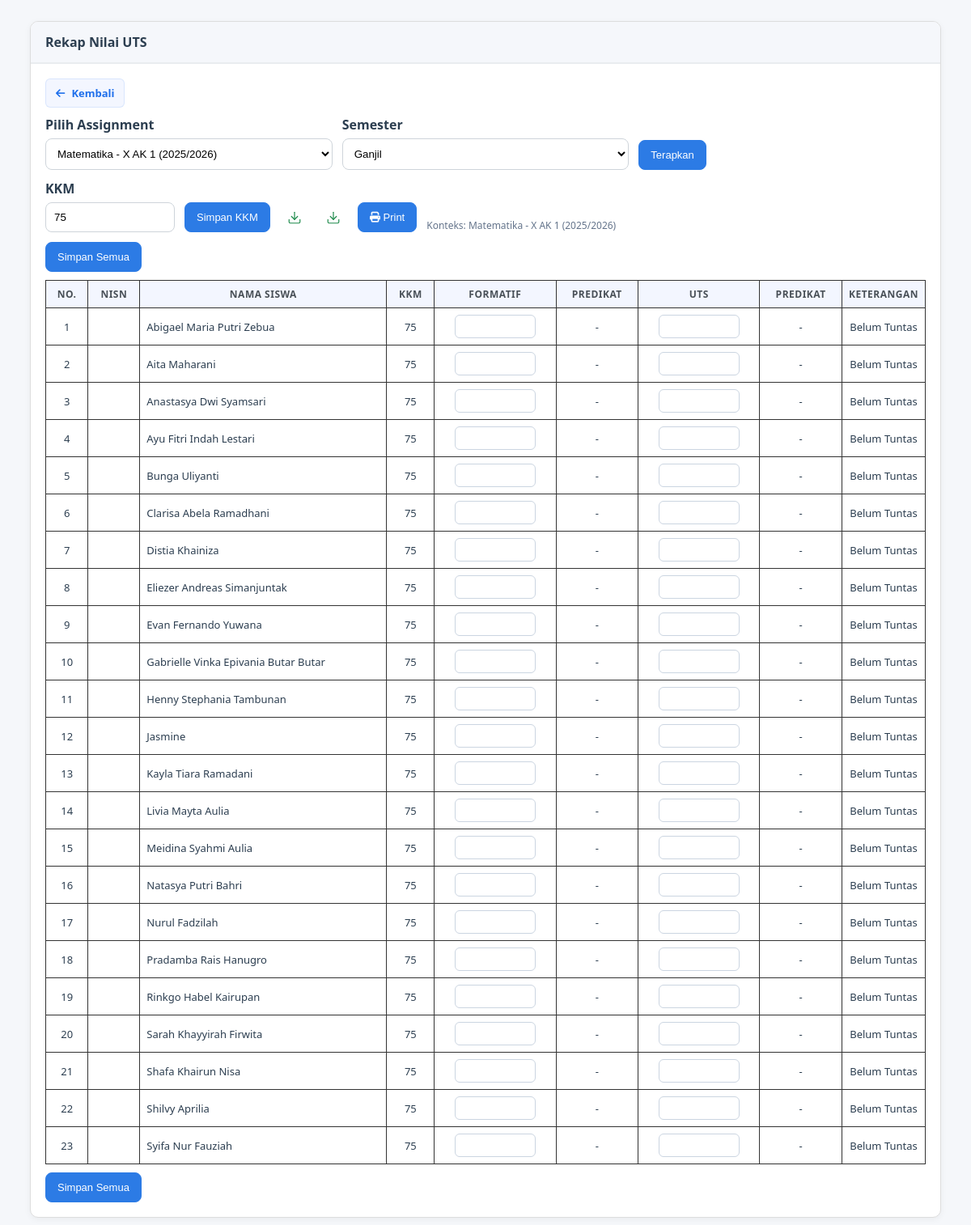
The app's page /guru/nilai/rekap_uts.php?assignment_id=104 (signed in) with its own data.
### tables this page shows
CREATE TABLE `assignment_guru` (
  `id` int(11) NOT NULL,
  `guru_id` int(11) NOT NULL,
  `mapel_id` int(11) NOT NULL,
  `kelas_id` int(11) NOT NULL,
  `tahun_ajaran_id` int(11) NOT NULL,
  `kkm` int(11) DEFAULT NULL,
  `created_at` timestamp NOT NULL DEFAULT current_timestamp(),
  `updated_at` timestamp NOT NULL DEFAULT current_timestamp() ON UPDATE current_timestamp()
);

CREATE TABLE `mata_pelajaran` (
  `id` int(11) NOT NULL,
  `kode_mapel` varchar(20) NOT NULL,
  `nama_mapel` varchar(100) NOT NULL,
  `kategori` enum('Umum','Produktif','Muatan Lokal') NOT NULL,
  `created_at` timestamp NOT NULL DEFAULT current_timestamp(),
  `updated_at` timestamp NOT NULL DEFAULT current_timestamp() ON UPDATE current_timestamp()
);

CREATE TABLE `kelas` (
  `id` int(11) NOT NULL,
  `tingkat` enum('X','XI','XII') NOT NULL,
  `jurusan_id` int(11) NOT NULL,
  `rombel` int(2) NOT NULL,
  `nama_kelas` varchar(50) NOT NULL,
  `wali_kelas_id` int(11) DEFAULT NULL,
  `created_at` timestamp NOT NULL DEFAULT current_timestamp(),
  `updated_at` timestamp NOT NULL DEFAULT current_timestamp() ON UPDATE current_timestamp()
);

CREATE TABLE `tahun_ajaran` (
  `id` int(11) NOT NULL,
  `nama_tahun_ajaran` varchar(20) NOT NULL,
  `semester` enum('1','2') NOT NULL DEFAULT '1',
  `tanggal_mulai` date NOT NULL,
  `tanggal_selesai` date NOT NULL,
  `is_active` tinyint(1) NOT NULL DEFAULT 0,
  `created_at` timestamp NOT NULL DEFAULT current_timestamp(),
  `updated_at` timestamp NOT NULL DEFAULT current_timestamp() ON UPDATE current_timestamp()
);

CREATE TABLE `users` (
  `id` int(11) NOT NULL,
  `username` varchar(50) NOT NULL,
  `password` varchar(255) NOT NULL,
  `nama_lengkap` varchar(100) NOT NULL,
  `email` varchar(100) DEFAULT NULL,
  `no_whatsapp` varchar(20) DEFAULT NULL,
  `role` enum('admin','guru','siswa') NOT NULL,
  `kode_guru` varchar(20) DEFAULT NULL,
  `nuptk` varchar(20) DEFAULT NULL,
  `nisn` varchar(20) DEFAULT NULL,
  `kelas_id` int(11) DEFAULT NULL,
  `foto` varchar(255) DEFAULT NULL,
  `is_active` tinyint(1) NOT NULL DEFAULT 1,
  `created_at` timestamp NOT NULL DEFAULT current_timestamp(),
  `updated_at` timestamp NOT NULL DEFAULT current_timestamp() ON UPDATE current_timestamp()
);

### config/database.php (called while the page is built, shortened)
<?php
$DB_HOST = '127.0.0.1';
$DB_USER = 'root';
$DB_PASS = '';
$DB_NAME = 'lms_kgb2';
$conn = mysqli_connect($DB_HOST, $DB_USER, $DB_PASS, $DB_NAME);
mysqli_set_charset($conn, 'utf8mb4');
function db() {
    global $conn;
    return $conn;
}
function escape_string($str) {
    return mysqli_real_escape_string(db(), $str);
}
function query($sql) {
    $result = mysqli_query(db(), $sql);
    return $result;
}
function fetch_assoc($result) {
    return $result ? mysqli_fetch_assoc($result) : null;
}
function fetch_all($result) {
    return $result ? mysqli_fetch_all($result, MYSQLI_ASSOC) : [];
}
?>

### guru/nilai/rekap_uts.php (the view, shortened to what this page needs)
<?php
require_once __DIR__ . '/../../config/database.php';
$guru_id = (int)($_SESSION['user_id'] ?? 0);
function get_assignments_guru_rekap($guru_id){
    $sql = "SELECT ag.id, ag.kkm, ag.kelas_id, ag.mapel_id, ag.tahun_ajaran_id,
                   k.nama_kelas, mp.nama_mapel, ta.nama_tahun_ajaran
            FROM assignment_guru ag
            JOIN kelas k ON k.id = ag.kelas_id
            JOIN mata_pelajaran mp ON mp.id = ag.mapel_id
            JOIN tahun_ajaran ta ON ta.id = ag.tahun_ajaran_id
            WHERE ag.guru_id = ".(int)$guru_id."
            ORDER BY ta.id DESC, k.nama_kelas ASC, mp.nama_mapel ASC";
    return fetch_all(query($sql));
}
function to_predikat($nilai){ if ($nilai === null) return '-'; $n=(float)$nilai; if($n>=85)return 'A'; if($n>=75)return 'B'; if($n>=60)return 'C'; return 'D'; }
function fetch_kontext($assignment_id){
    $res = query("SELECT ag.*, k.nama_kelas, mp.nama_mapel, ta.nama_tahun_ajaran
                  FROM assignment_guru ag
                  JOIN kelas k ON k.id=ag.kelas_id
                  JOIN mata_pelajaran mp ON mp.id=ag.mapel_id
                  JOIN tahun_ajaran ta ON ta.id=ag.tahun_ajaran_id
                  WHERE ag.id=".(int)$assignment_id." LIMIT 1");
    return $res ? fetch_assoc($res) : null;
}
function fetch_siswa_kelas($kelas_id){
    $sql = "SELECT u.id, u.nama_lengkap, u.nisn FROM users u WHERE u.role='siswa' AND u.kelas_id=".(int)$kelas_id." ORDER BY u.nama_lengkap";
    return fetch_all(query($sql));
}
function nilai_formatif($siswa_id,$mapel_id,$kelas_id,$tahun_ajaran_id,$semester){
    $sql = "SELECT ROUND(AVG(n.nilai),2) AS avg_val FROM nilai n WHERE n.siswa_id={$siswa_id} AND n.mapel_id={$mapel_id} AND n.kelas_id={$kelas_id} AND n.tahun_ajaran_id={$tahun_ajaran_id} AND n.semester='".escape_string($semester)."' AND n.jenis_penilaian IN ('Tugas','Quiz','Harian')";
    $res=query($sql); $row=$res?fetch_assoc($res):null; return $row&&$row['avg_val']!==null? (float)$row['avg_val']: null;
}
function nilai_uts($siswa_id,$mapel_id,$kelas_id,$tahun_ajaran_id,$semester){
    $sql = "SELECT ROUND(AVG(n.nilai),2) AS avg_val FROM nilai n WHERE n.siswa_id={$siswa_id} AND n.mapel_id={$mapel_id} AND n.kelas_id={$kelas_id} AND n.tahun_ajaran_id={$tahun_ajaran_id} AND n.semester='".escape_string($semester)."' AND n.jenis_penilaian='UTS'";
    $res=query($sql); $row=$res?fetch_assoc($res):null; return $row&&$row['avg_val']!==null? (float)$row['avg_val']: null;
}
$assignments = get_assignments_guru_rekap($guru_id);
$assignment_id = isset($_GET['assignment_id'])? (int)$_GET['assignment_id'] : 0;
$semester = isset($_GET['semester']) && in_array($_GET['semester'], ['Ganjil','Genap'], true) ? $_GET['semester'] : 'Ganjil';
$ctx = $assignment_id>0? fetch_kontext($assignment_id): null;
$kkm_val = 75; if ($ctx && (int)$ctx['kkm']>0) $kkm_val=(int)$ctx['kkm'];
?>
<!DOCTYPE html>
<html lang="id">
<head>
  <link rel="stylesheet" href="../../assets/css/style.css">
</head>
<body>
  <div class="container">
    <div class="card">
      <div class="card-header">Rekap Nilai UTS</div>
      <div class="card-body">
        <div style="margin-bottom:10px"><a class="btn back-btn" href="../dashboard.php" onclick="var href=this.getAttribute('href'); document.body.style.transition='opacity .22s'; document.body.style.opacity=0; setTimeout(function(){ if (history.length>1) { history.back(); } else { window.location=href; } },220); return false;"><i class="fas fa-arrow-left" aria-hidden="true"></i> Kembali</a></div>
        <?php if (!$assignments): ?>
            <div class="muted">Anda belum memiliki assignment. Minta admin untuk menambahkan assignment_guru.</div>
        <?php else: ?>
        <form method="get" action="rekap_uts.php" class="row" style="align-items:flex-end;margin-bottom:12px">
          <div class="col">
            <label>Pilih Assignment</label>
            <select name="assignment_id" required>
              <?php foreach ($assignments as $a): $sel = ($assignment_id==(int)$a['id'])? 'selected':''; ?>
                <option value="<?php echo (int)$a['id']; ?>" <?php echo $sel; ?>><?php echo htmlspecialchars(($a['nama_mapel'].' - '.$a['nama_kelas'].' ('.$a['nama_tahun_ajaran'].')') ?? ''); ?></option>
              <?php endforeach; ?>
            </select>
          </div>
          <div class="col">
            <label>Semester</label>
            <select name="semester">
              <option value="Ganjil" <?php echo $semester==='Ganjil'?'selected':''; ?>>Ganjil</option>
            </select>
          </div>
          <div class="col"><button class="btn" type="submit">Terapkan</button></div>
        </form>
        <?php if ($ctx): ?>
          <form method="post" enctype="multipart/form-data" class="row" style="align-items:flex-end;margin-bottom:12px; gap:12px">
            <div class="col" style="max-width:160px">
              <label>KKM</label>
              <input type="number" name="kkm" value="<?php echo (int)$kkm_val; ?>" min="1" max="100" required />
            </div>
            <div class="col" style="flex:0 0 auto"><button class="btn" type="submit" name="save_kkm" value="1">Simpan KKM</button></div>
            <div class="col" style="flex:0 0 auto"><a class="btn" title="Download sebagai XLS" href="rekap_uts.php?assignment_id=<?php echo (int)$assignment_id; ?>&semester=<?php echo urlencode($semester); ?>&export=1"><i class="fas fa-file-excel" aria-hidden="true"></i> XLS</a></div>
            <div class="col" style="flex:0 0 auto"><a class="btn" title="Download sebagai CSV" href="rekap_uts.php?assignment_id=<?php echo (int)$assignment_id; ?>&semester=<?php echo urlencode($semester); ?>&export_csv=1"><i class="fas fa-file-csv" aria-hidden="true"></i> CSV</a></div>
            <div class="col" style="flex:0 0 auto"><button class="btn" type="button" title="Cetak" onclick="window.print()"><i class="fas fa-print" aria-hidden="true"></i> Print</button></div>
            <div class="col" style="flex:1 1 auto"><div class="muted">Konteks: <?php echo htmlspecialchars(($ctx['nama_mapel'].' - '.$ctx['nama_kelas'].' ('.$ctx['nama_tahun_ajaran'].')') ?? ''); ?></div></div>
          </form>
          <?php $siswa_list = fetch_siswa_kelas((int)$ctx['kelas_id']); ?>
          <form method="post">
            <div style="margin-bottom:10px"><button class="btn" type="submit" name="save_bulk" value="1">Simpan Semua</button></div>
          <div class="scroll-x">
            <table class="table" id="rekap-uts-table" data-kkm="<?php echo (int)$kkm_val; ?>">
              <thead>
                <tr>
                  <th>No.</th><th>NISN</th><th>Nama Siswa</th><th>KKM</th><th>Formatif</th><th>Predikat</th><th>UTS</th><th>Predikat</th><th>Keterangan</th>
                </tr>
              </thead>
              <tbody>
                <?php if (!$siswa_list): ?>
                  <tr><td colspan="9" style="text-align:center">Tidak ada siswa pada kelas ini.</td></tr>
                <?php else: $no=1; foreach ($siswa_list as $s):
                $nis = $s['nisn'] ?: '';
                $fmt = nilai_formatif((int)$s['id'], (int)$ctx['mapel_id'], (int)$ctx['kelas_id'], (int)$ctx['tahun_ajaran_id'], $semester);
                $uts = nilai_uts((int)$s['id'], (int)$ctx['mapel_id'], (int)$ctx['kelas_id'], (int)$ctx['tahun_ajaran_id'], $semester);
                $ket = ($fmt!==null && $uts!==null && $fmt>=$kkm_val && $uts>=$kkm_val) ? 'Tuntas' : 'Belum Tuntas';
                ?>
                  <tr>
                    <td style="text-align:center"><?php echo $no++; ?></td>
                    <td><?php echo htmlspecialchars(($nis) ?? ''); ?></td>
                    <td><?php echo htmlspecialchars(($s['nama_lengkap']) ?? ''); ?></td>
                    <td style="text-align:center"><?php echo (int)$kkm_val; ?></td>
                    <td style="text-align:center"><input class="in-fmt" data-sid="<?php echo (int)$s['id']; ?>" type="number" step="0.01" min="0" max="100" name="formatif[<?php echo (int)$s['id']; ?>]" value="<?php echo $fmt!==null? htmlspecialchars(number_format($fmt,2,'.','')) : ''; ?>" style="width:100px;padding:6px;border:1px solid #cbd5e1;border-radius:6px;text-align:right"></td>
                    <td style="text-align:center" class="pred-fmt" data-sid="<?php echo (int)$s['id']; ?>"><?php echo htmlspecialchars((to_predikat($fmt) ?? '')); ?></td>
                    <td style="text-align:center"><input class="in-uts" data-sid="<?php echo (int)$s['id']; ?>" type="number" step="0.01" min="0" max="100" name="uts[<?php echo (int)$s['id']; ?>]" value="<?php echo $uts!==null? htmlspecialchars(number_format($uts,2,'.','')) : ''; ?>" style="width:100px;padding:6px;border:1px solid #cbd5e1;border-radius:6px;text-align:right"></td>
                    <td style="text-align:center" class="pred-uts" data-sid="<?php echo (int)$s['id']; ?>"><?php echo htmlspecialchars((to_predikat($uts) ?? '')); ?></td>
                    <td style="text-align:center" class="ket" data-sid="<?php echo (int)$s['id']; ?>"><?php echo htmlspecialchars(($ket) ?? ''); ?></td>
                  </tr>
                <?php endforeach; endif; ?>
              </tbody>
            </table>
          </div>
            <div style="margin-top:10px"><button class="btn" type="submit" name="save_bulk" value="1">Simpan Semua</button></div>
          </form>
        <?php endif; ?>
        <?php endif; ?>
      </div>
    </div>
  </div>
</body>
</html>

### assets/css/style.css (style rules this page uses)
* { margin: 0; padding: 0; box-sizing: border-box; }
html, body { height: 100%; }
body { font-family: 'Segoe UI', Tahoma, Geneva, Verdana, sans-serif; background: #f5f7fa; color: #2c3e50; }
html, body { -webkit-text-size-adjust: 100%; -ms-text-size-adjust: 100%; }
.card { background: #fff; border-radius: 6px; box-shadow: 0 1px 3px rgba(0,0,0,0.06); margin-bottom: 20px; overflow: hidden; }
.card-header { background: #fff; color: #2c3e50; padding: 18px 22px; border-bottom: 2px solid #e9ecef; }
.card-body { padding: 22px; }
.btn { padding: 9px 18px; border: none; border-radius: 5px; cursor: pointer; text-decoration: none; display: inline-block; font-size: 13px; transition: all 0.2s ease; font-weight: 500; }
.scroll-x { overflow-x: auto; -webkit-overflow-scrolling: touch; }
img, .card, .slide img { max-width: 100%; height: auto; }
table { width: 100%; border-collapse: collapse; }
table thead { background: #f8f9fa; color: #2c3e50; }
table th { padding: 13px 15px; text-align: left; font-weight: 600; font-size: 12px; text-transform: uppercase; letter-spacing: 0.5px; color: #495057; }
table tbody tr { border-bottom: 1px solid #e9ecef; transition: background 0.15s ease; }
table td { padding: 13px 15px; font-size: 13px; }
.icon-btn, .action-btn, .table .actions .btn, .table td:last-child .btn { display: inline-block !important; width: 36px !important; height: 36px !important; padding: 0 !important; margin: 0 !important; border-radius: 8px !important; text-indent: -9999px !important; overflow: hidden !important; position: relative !important; background: transparent !important; border: none !important; }
.icon-btn::before, .action-btn::before, .table .actions .btn::before { content: ''; position: absolute; inset: 0; display: grid; place-items: center; background-repeat: no-repeat; background-position: center; background-size: 18px 18px; }
.icon-btn::before, .action-btn::before { filter: none; }
.back-btn, a.btn-back, a.back, .btn-back, button.back { display: inline-flex !important; align-items: center !important; gap: 8px !important; padding: 8px 12px !important; border-radius: 6px !important; background: #f3f6ff !important; color: #1f6feb !important; border: 1px solid rgba(31,111,235,0.12) !important; text-decoration: none !important; font-weight: 600 !important; transition: transform .12s ease, opacity .12s ease !important; }
.back-btn::before, a.btn-back::before, a.back::before, .btn-back::before, button.back::before { content: none !important; display: none !important; }
.header, .page-header, .header-bar, .card-header { display: flex; align-items: center; justify-content: space-between; gap: 12px; }
.back-btn { text-indent: 0 !important; overflow: visible !important; width: auto !important; }
.back-btn, .back-btn * { text-indent: 0 !important; white-space: nowrap !important; }
.back-btn i, a.btn-back i, a.back i, .btn-back i, button.back i { color: inherit !important; }
.table th:last-child, .table td:last-child { width: 70px; text-align: center; }
.table td:last-child { vertical-align: middle; }

### guru/nilai/rekap_uts.php (style rules this page uses)
.container { max-width:1150px;margin:14px auto;padding:12px }
.card { background:#fff;border:1px solid #ddd;border-radius:10px;margin-bottom:14px;overflow:hidden;box-shadow:0 2px 8px rgba(0,0,0,.05) }
.card-header { padding:14px 18px;background:#f5f7fb;font-weight:600 }
.card-body { padding:18px }
.row { display:flex;gap:12px;flex-wrap:wrap }
.row .col { flex:1 1 260px }
label { display:block;margin-bottom:6px;font-weight:600 }
select,input[type=number] { width:100%;padding:10px;border:1px solid #ced4da;border-radius:8px;background:#fff;box-sizing:border-box }
.btn { display:inline-block;padding:10px 14px;border-radius:8px;border:1px solid #2c7be5;background:#2c7be5;color:#fff;cursor:pointer;text-decoration:none }
.table { width:100%;border-collapse:collapse }
.table th,.table td { border:1px solid #333;padding:8px }
.table th { background:#f3f6ff;text-align:center }
.muted { color:#64748b;font-size:12px }

### records on screen
assignment_guru: mapel.nama_tahun_ajaran "Matematika - X AK 1 (2025/2026)"
users: nama_lengkap "Abigael Maria Putri Zebua", fmt "-", uts "-", ket "Belum Tuntas"
users: nama_lengkap "Aita Maharani", fmt "-", uts "-", ket "Belum Tuntas"
users: nama_lengkap "Anastasya Dwi Syamsari", fmt "-", uts "-", ket "Belum Tuntas"
users: nama_lengkap "Ayu Fitri Indah Lestari", fmt "-", uts "-", ket "Belum Tuntas"
users: nama_lengkap "Bunga Uliyanti", fmt "-", uts "-", ket "Belum Tuntas"
users: nama_lengkap "Clarisa Abela Ramadhani", fmt "-", uts "-", ket "Belum Tuntas"
users: nama_lengkap "Distia Khainiza", fmt "-", uts "-", ket "Belum Tuntas"
users: nama_lengkap "Eliezer Andreas Simanjuntak", fmt "-", uts "-", ket "Belum Tuntas"
users: nama_lengkap "Evan Fernando Yuwana", fmt "-", uts "-", ket "Belum Tuntas"
users: nama_lengkap "Gabrielle Vinka Epivania Butar Butar", fmt "-", uts "-", ket "Belum Tuntas"
users: nama_lengkap "Henny Stephania Tambunan", fmt "-", uts "-", ket "Belum Tuntas"
users: nama_lengkap "Jasmine", fmt "-", uts "-", ket "Belum Tuntas"
users: nama_lengkap "Kayla Tiara Ramadani", fmt "-", uts "-", ket "Belum Tuntas"
users: nama_lengkap "Livia Mayta Aulia", fmt "-", uts "-", ket "Belum Tuntas"
users: nama_lengkap "Meidina Syahmi Aulia", fmt "-", uts "-", ket "Belum Tuntas"
users: nama_lengkap "Natasya Putri Bahri", fmt "-", uts "-", ket "Belum Tuntas"
users: nama_lengkap "Nurul Fadzilah", fmt "-", uts "-", ket "Belum Tuntas"
users: nama_lengkap "Pradamba Rais Hanugro", fmt "-", uts "-", ket "Belum Tuntas"
users: nama_lengkap "Rinkgo Habel Kairupan", fmt "-", uts "-", ket "Belum Tuntas"
users: nama_lengkap "Sarah Khayyirah Firwita", fmt "-", uts "-", ket "Belum Tuntas"
users: nama_lengkap "Shafa Khairun Nisa", fmt "-", uts "-", ket "Belum Tuntas"
users: nama_lengkap "Shilvy Aprilia", fmt "-", uts "-", ket "Belum Tuntas"
users: nama_lengkap "Syifa Nur Fauziah", fmt "-", uts "-", ket "Belum Tuntas"

### other values on screen
form field assignment_id "Matematika - X AK 1 (2025/2026)"
